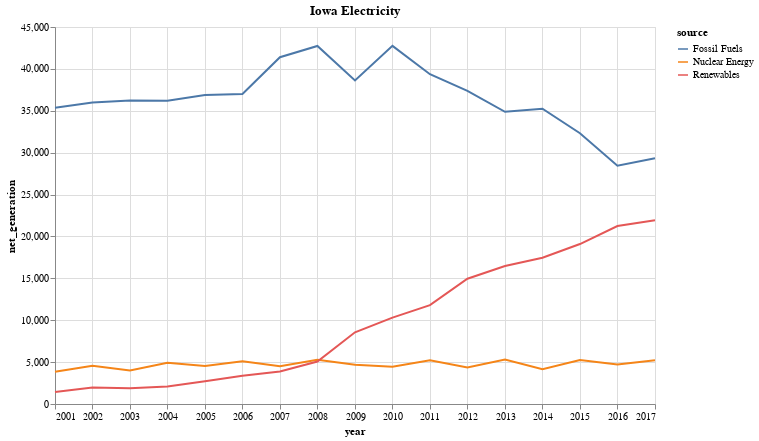

Notebook code cell kept with this figure:
### Code cell
c = alt.Chart(df).mark_line().encode(
    x='year:T',
    y='net_generation',
    color='source',
    tooltip=df.columns.to_list()).properties(
    title="Iowa Electricity",
    width=600,
    height=377)

c

### Figure 1 — Vega-Lite specification as saved in the notebook (floating-point values rounded to 4 significant figures)
{"config": {"view": {"continuousWidth": 400, "continuousHeight": 300}}, "data": {"name": "data-bb61008ba0c766c5601afa5323d12ad4"}, "mark": "line", "encoding": {"color": {"field": "source", "type": "nominal"}, "tooltip": [{"field": "year", "type": "temporal"}, {"field": "source", "type": "nominal"}, {"field": "net_generation", "type": "quantitative"}], "x": {"field": "year", "type": "temporal"}, "y": {"field": "net_generation", "type": "quantitative"}}, "height": 377, "title": "Iowa Electricity", "width": 600, "$schema": "https://vega.github.io/schema/vega-lite/v4.17.0.json", "datasets": {"data-bb61008ba0c766c5601afa5323d12ad4": [{"year": "2001-01-01T00:00:00", "source": "Fossil Fuels", "net_generation": 35361}, {"year": "2002-01-01T00:00:00", "source": "Fossil Fuels", "net_generation": 35991}, {"year": "2003-01-01T00:00:00", "source": "Fossil Fuels", "net_generation": 36234}, {"year": "2004-01-01T00:00:00", "source": "Fossil Fuels", "net_generation": 36205}, {"year": "2005-01-01T00:00:00", "source": "Fossil Fuels", "net_generation": 36883}, {"year": "2006-01-01T00:00:00", "source": "Fossil Fuels", "net_generation": 37014}, {"year": "2007-01-01T00:00:00", "source": "Fossil Fuels", "net_generation": 41389}, {"year": "2008-01-01T00:00:00", "source": "Fossil Fuels", "net_generation": 42734}, {"year": "2009-01-01T00:00:00", "source": "Fossil Fuels", "net_generation": 38620}, {"year": "2010-01-01T00:00:00", "source": "Fossil Fuels", "net_generation": 42750}, {"year": "2011-01-01T00:00:00", "source": "Fossil Fuels", "net_generation": 39361}, {"year": "2012-01-01T00:00:00", "source": "Fossil Fuels", "net_generation": 37379}, {"year": "2013-01-01T00:00:00", "source": "Fossil Fuels", "net_generation": 34873}, {"year": "2014-01-01T00:00:00", "source": "Fossil Fuels", "net_generation": 35250}, {"year": "2015-01-01T00:00:00", "source": "Fossil Fuels", "net_generation": 32319}, {"year": "2016-01-01T00:00:00", "source": "Fossil Fuels", "net_generation": 28437}, {"year": "2017-01-01T00:00:00", "source": "Fossil Fuels", "net_generation": 29329}, {"year": "2001-01-01T00:00:00", "source": "Nuclear Energy", "net_generation": 3853}, {"year": "2002-01-01T00:00:00", "source": "Nuclear Energy", "net_generation": 4574}, {"year": "2003-01-01T00:00:00", "source": "Nuclear Energy", "net_generation": 3988}, {"year": "2004-01-01T00:00:00", "source": "Nuclear Energy", "net_generation": 4929}, {"year": "2005-01-01T00:00:00", "source": "Nuclear Energy", "net_generation": 4538}, {"year": "2006-01-01T00:00:00", "source": "Nuclear Energy", "net_generation": 5095}, {"year": "2007-01-01T00:00:00", "source": "Nuclear Energy", "net_generation": 4519}, {"year": "2008-01-01T00:00:00", "source": "Nuclear Energy", "net_generation": 5282}, {"year": "2009-01-01T00:00:00", "source": "Nuclear Energy", "net_generation": 4679}, {"year": "2010-01-01T00:00:00", "source": "Nuclear Energy", "net_generation": 4451}, {"year": "2011-01-01T00:00:00", "source": "Nuclear Energy", "net_generation": 5215}, {"year": "2012-01-01T00:00:00", "source": "Nuclear Energy", "net_generation": 4347}, {"year": "2013-01-01T00:00:00", "source": "Nuclear Energy", "net_generation": 5321}, {"year": "2014-01-01T00:00:00", "source": "Nuclear Energy", "net_generation": 4152}, {"year": "2015-01-01T00:00:00", "source": "Nuclear Energy", "net_generation": 5243}, {"year": "2016-01-01T00:00:00", "source": "Nuclear Energy", "net_generation": 4703}, {"year": "2017-01-01T00:00:00", "source": "Nuclear Energy", "net_generation": 5214}, {"year": "2001-01-01T00:00:00", "source": "Renewables", "net_generation": 1437}, {"year": "2002-01-01T00:00:00", "source": "Renewables", "net_generation": 1963}, {"year": "2003-01-01T00:00:00", "source": "Renewables", "net_generation": 1885}, {"year": "2004-01-01T00:00:00", "source": "Renewables", "net_generation": 2102}, {"year": "2005-01-01T00:00:00", "source": "Renewables", "net_generation": 2724}, {"year": "2006-01-01T00:00:00", "source": "Renewables", "net_generation": 3364}, {"year": "2007-01-01T00:00:00", "source": "Renewables", "net_generation": 3870}, {"year": "2008-01-01T00:00:00", "source": "Renewables", "net_generation": 5070}, {"year": "2009-01-01T00:00:00", "source": "Renewables", "net_generation": 8560}, {"year": "2010-01-01T00:00:00", "source": "Renewables", "net_generation": 10308}, {"year": "2011-01-01T00:00:00", "source": "Renewables", "net_generation": 11795}, {"year": "2012-01-01T00:00:00", "source": "Renewables", "net_generation": 14949}, {"year": "2013-01-01T00:00:00", "source": "Renewables", "net_generation": 16476}, {"year": "2014-01-01T00:00:00", "source": "Renewables", "net_generation": 17452}, {"year": "2015-01-01T00:00:00", "source": "Renewables", "net_generation": 19091}, {"year": "2016-01-01T00:00:00", "source": "Renewables", "net_generation": 21241}, {"year": "2017-01-01T00:00:00", "source": "Renewables", "net_generation": 21933}]}}
